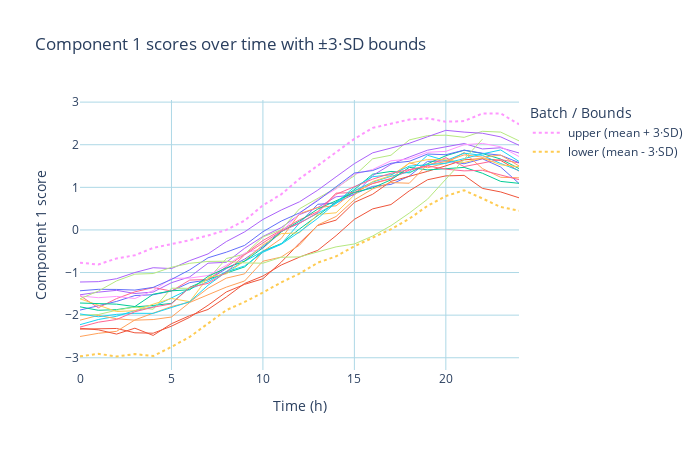
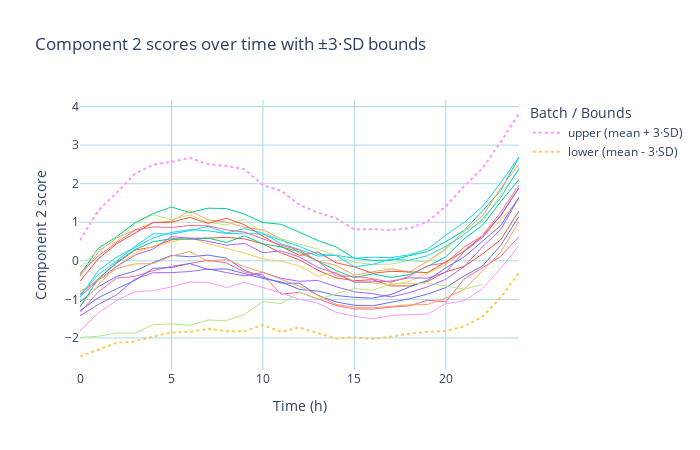

The notebook cell saved with these charts, in order:
### Code cell
#manually select components from elbow plot
bem.choose_n_components(2)
bem.plot_scores(components=2)

### Figure 1 — Plotly figure (JSON) as saved in the notebook; plotly's stock layout.template omitted (floating-point values rounded to 4 significant figures)
{"data": [{"hovertemplate": "time: %{x}<br>score: %{y}<extra>S1_syn_001</extra>", "line": {"width": 1}, "mode": "lines", "name": "S1_syn_001", "showlegend": false, "type": "scatter", "x": [0, 1, 2, 3, 4, 5, 6, 7, 8, 9, 10, 11, 12, 13, 14, 15, 16, 17, 18, 19, 20, 21, 22, 23, 24], "y": [-1.881, -1.771, -1.678, -1.54, -1.521, -1.434, -1.236, -1.175, -0.9068, -0.6849, -0.3881, -0.02566, 0.1622, 0.602, 0.6339, 0.8431, 1.022, 1.068, 1.265, 1.61, 1.621, 1.553, 1.671, 1.476, 1.092]}, {"hovertemplate": "time: %{x}<br>score: %{y}<extra>S1_syn_002</extra>", "line": {"width": 1}, "mode": "lines", "name": "S1_syn_002", "showlegend": false, "type": "scatter", "x": [0, 1, 2, 3, 4, 5, 6, 7, 8, 9, 10, 11, 12, 13, 14, 15, 16, 17, 18, 19, 20, 21, 22, 23, 24], "y": [-2.328, -2.325, -2.313, -2.414, -2.424, -2.259, -2.05, -1.768, -1.456, -1.277, -1.146, -0.7566, -0.3104, 0.1064, 0.2305, 0.6465, 0.8374, 1.14, 1.255, 1.375, 1.505, 1.646, 1.674, 1.632, 1.382]}, {"hovertemplate": "time: %{x}<br>score: %{y}<extra>S1_syn_003</extra>", "line": {"width": 1}, "mode": "lines", "name": "S1_syn_003", "showlegend": false, "type": "scatter", "x": [0, 1, 2, 3, 4, 5, 6, 7, 8, 9, 10, 11, 12, 13, 14, 15, 16, 17, 18, 19, 20, 21, 22, 23, 24], "y": [-1.804, -1.886, -1.87, -1.806, -1.773, -1.724, -1.345, -1.162, -1.012, -0.8679, -0.4957, -0.3216, 0.02122, 0.3424, 0.6561, 0.9463, 1.308, 1.373, 1.34, 1.554, 1.742, 1.871, 1.793, 1.664, 1.44]}, {"hovertemplate": "time: %{x}<br>score: %{y}<extra>S1_syn_004</extra>", "line": {"width": 1}, "mode": "lines", "name": "S1_syn_004", "showlegend": false, "type": "scatter", "x": [0, 1, 2, 3, 4, 5, 6, 7, 8, 9, 10, 11, 12, 13, 14, 15, 16, 17, 18, 19, 20, 21, 22, 23, 24], "y": [-1.522, -1.46, -1.418, -1.492, -1.458, -1.238, -1.102, -0.7802, -0.7594, -0.4308, -0.1539, 0.05427, 0.3609, 0.5264, 0.7783, 0.8234, 1.276, 1.54, 1.711, 1.872, 1.951, 2.029, 1.901, 1.929, 1.807]}, {"hovertemplate": "time: %{x}<br>score: %{y}<extra>S1_syn_005</extra>", "line": {"width": 1}, "mode": "lines", "name": "S1_syn_005", "showlegend": false, "type": "scatter", "x": [0, 1, 2, 3, 4, 5, 6, 7, 8, 9, 10, 11, 12, 13, 14, 15, 16, 17, 18, 19, 20, 21, 22, 23, 24], "y": [-2.501, -2.427, -2.38, -2.113, -1.953, -1.798, -1.693, -1.368, -1.131, -1.03, -0.504, -0.202, 0.3796, 0.5291, 0.5659, 0.9147, 1.087, 1.197, 1.575, 1.459, 1.568, 1.818, 1.441, 1.236, 1.223]}, {"hovertemplate": "time: %{x}<br>score: %{y}<extra>S1_syn_006</extra>", "line": {"width": 1}, "mode": "lines", "name": "S1_syn_006", "showlegend": false, "type": "scatter", "x": [0, 1, 2, 3, 4, 5, 6, 7, 8, 9, 10, 11, 12, 13, 14, 15, 16, 17, 18, 19, 20, 21, 22, 23, 24], "y": [-2.224, -2.103, -2.026, -1.893, -1.805, -1.587, -1.385, -1.214, -0.97, -0.7342, -0.5037, -0.3323, 0.1611, 0.4013, 0.6221, 0.9231, 1.123, 1.258, 1.364, 1.752, 1.625, 1.802, 1.75, 1.559, 1.393]}, {"hovertemplate": "time: %{x}<br>score: %{y}<extra>S1_syn_007</extra>", "line": {"width": 1}, "mode": "lines", "name": "S1_syn_007", "showlegend": false, "type": "scatter", "x": [0, 1, 2, 3, 4, 5, 6, 7, 8, 9, 10, 11, 12, 13, 14, 15, 16, 17, 18, 19, 20, 21, 22, 23, 24], "y": [-1.542, -1.827, -1.611, -1.453, -1.352, -1.435, -1.177, -1.163, -0.865, -0.5694, -0.2493, 0.003788, 0.2374, 0.4297, 0.864, 0.8748, 1.092, 1.207, 1.404, 1.501, 1.696, 1.488, 1.571, 1.652, 1.572]}, {"hovertemplate": "time: %{x}<br>score: %{y}<extra>S1_syn_008</extra>", "line": {"width": 1}, "mode": "lines", "name": "S1_syn_008", "showlegend": false, "type": "scatter", "x": [0, 1, 2, 3, 4, 5, 6, 7, 8, 9, 10, 11, 12, 13, 14, 15, 16, 17, 18, 19, 20, 21, 22, 23, 24], "y": [-2.0, -1.986, -1.884, -1.81, -1.862, -1.368, -1.37, -1.156, -0.6714, -0.5701, -0.1646, 0.004514, 0.4962, 0.7434, 0.9883, 1.272, 1.669, 1.753, 2.113, 2.213, 2.223, 2.173, 2.315, 2.297, 2.091]}, {"hovertemplate": "time: %{x}<br>score: %{y}<extra>S1_syn_009</extra>", "line": {"width": 1}, "mode": "lines", "name": "S1_syn_009", "showlegend": false, "type": "scatter", "x": [0, 1, 2, 3, 4, 5, 6, 7, 8, 9, 10, 11, 12, 13, 14, 15, 16, 17, 18, 19, 20, 21, 22, 23, 24], "y": [-1.548, -1.59, -1.56, -1.61, -1.423, -1.136, -1.13, -1.07, -0.831, -0.5458, -0.4345, -0.05067, 0.3822, 0.7167, 0.9629, 1.309, 1.418, 1.622, 1.666, 1.823, 1.844, 2.0, 2.031, 1.951, 1.724]}, {"hovertemplate": "time: %{x}<br>score: %{y}<extra>S1_syn_010</extra>", "line": {"width": 1}, "mode": "lines", "name": "S1_syn_010", "showlegend": false, "type": "scatter", "x": [0, 1, 2, 3, 4, 5, 6, 7, 8, 9, 10, 11, 12, 13, 14, 15, 16, 17, 18, 19, 20, 21, 22, 23, 24], "y": [-1.616, -1.774, -1.915, -1.896, -1.743, -1.608, -1.684, -1.114, -1.03, -0.7223, -0.35, -0.08661, -0.06766, 0.3635, 0.4024, 0.8221, 1.136, 1.276, 1.564, 1.652, 1.647, 1.582, 1.692, 1.528, 1.484]}, {"hovertemplate": "time: %{x}<br>score: %{y}<extra>S1_syn_011</extra>", "line": {"width": 1}, "mode": "lines", "name": "S1_syn_011", "showlegend": false, "type": "scatter", "x": [0, 1, 2, 3, 4, 5, 6, 7, 8, 9, 10, 11, 12, 13, 14, 15, 16, 17, 18, 19, 20, 21, 22, 23, 24], "y": [-1.428, -1.394, -1.397, -1.412, -1.348, -1.162, -0.9353, -0.6538, -0.522, -0.3627, -0.04218, 0.207, 0.4007, 0.69, 1.013, 1.336, 1.394, 1.565, 1.611, 1.782, 1.765, 1.873, 1.8, 1.753, 1.579]}, {"hovertemplate": "time: %{x}<br>score: %{y}<extra>S1_syn_012</extra>", "line": {"width": 1}, "mode": "lines", "name": "S1_syn_012", "showlegend": false, "type": "scatter", "x": [0, 1, 2, 3, 4, 5, 6, 7, 8, 9, 10, 11, 12, 13, 14, 15, 16, 17, 18, 19, 20, 21, 22, 23, 24], "y": [-2.307, -2.345, -2.444, -2.306, -2.476, -2.201, -2.012, -1.867, -1.574, -1.256, -1.082, -0.8233, -0.6379, -0.4786, -0.1346, 0.2489, 0.4939, 0.5957, 0.9172, 1.178, 1.269, 1.28, 0.9751, 0.8917, 0.7545]}, {"hovertemplate": "time: %{x}<br>score: %{y}<extra>S1_syn_013</extra>", "line": {"width": 1}, "mode": "lines", "name": "S1_syn_013", "showlegend": false, "type": "scatter", "x": [0, 1, 2, 3, 4, 5, 6, 7, 8, 9, 10, 11, 12, 13, 14, 15, 16, 17, 18, 19, 20, 21, 22, 23, 24], "y": [-1.715, -1.737, -1.742, -1.798, -1.51, -1.429, -1.405, -1.089, -0.8896, -0.7321, -0.4198, -0.04481, 0.2069, 0.49, 0.6907, 0.8795, 0.9872, 1.176, 1.469, 1.409, 1.437, 1.469, 1.331, 1.139, 1.094]}, {"hovertemplate": "time: %{x}<br>score: %{y}<extra>S1_syn_014</extra>", "line": {"width": 1}, "mode": "lines", "name": "S1_syn_014", "showlegend": false, "type": "scatter", "x": [0, 1, 2, 3, 4, 5, 6, 7, 8, 9, 10, 11, 12, 13, 14, 15, 16, 17, 18, 19, 20, 21, 22, 23, 24], "y": [-1.222, -1.214, -1.144, -0.9993, -0.8869, -0.9062, -0.7199, -0.5625, -0.2726, -0.04514, 0.246, 0.4672, 0.6611, 0.934, 1.247, 1.557, 1.81, 1.925, 2.034, 2.187, 2.337, 2.296, 2.269, 2.185, 1.987]}, {"hovertemplate": "time: %{x}<br>score: %{y}<extra>S1_syn_015</extra>", "line": {"width": 1}, "mode": "lines", "name": "S1_syn_015", "showlegend": false, "type": "scatter", "x": [0, 1, 2, 3, 4, 5, 6, 7, 8, 9, 10, 11, 12, 13, 14, 15, 16, 17, 18, 19, 20, 21, 22, 23, 24], "y": [-2.118, -2.006, -2.084, -2.118, -2.103, -2.044, -1.701, -1.513, -1.342, -1.198, -0.7339, -0.6372, -0.3564, 0.1157, 0.3159, 0.7073, 0.9629, 1.112, 1.096, 1.534, 1.603, 1.763, 1.709, 1.756, 1.502]}, {"hovertemplate": "time: %{x}<br>score: %{y}<extra>S1_syn_016</extra>", "line": {"width": 1}, "mode": "lines", "name": "S1_syn_016", "showlegend": false, "type": "scatter", "x": [0, 1, 2, 3, 4, 5, 6, 7, 8, 9, 10, 11, 12, 13, 14, 15, 16, 17, 18, 19, 20, 21, 22, 23, 24], "y": [-1.971, -2.038, -1.981, -1.957, -1.958, -1.821, -1.684, -1.298, -0.9837, -0.8453, -0.5247, -0.3365, -0.04615, 0.2745, 0.6323, 1.004, 1.249, 1.295, 1.497, 1.531, 1.564, 1.674, 1.785, 1.877, 1.609]}, {"hovertemplate": "time: %{x}<br>score: %{y}<extra>S1_syn_017</extra>", "line": {"width": 1}, "mode": "lines", "name": "S1_syn_017", "showlegend": false, "type": "scatter", "x": [0, 1, 2, 3, 4, 5, 6, 7, 8, 9, 10, 11, 12, 13, 14, 15, 16, 17, 18, 19, 20, 21, 22, 23, 24], "y": [-2.279, -2.166, -2.101, -1.919, -1.814, -1.734, -1.347, -1.254, -0.9924, -0.5846, -0.3053, -0.03004, 0.1552, 0.4073, 0.8371, 1.016, 1.192, 1.33, 1.414, 1.502, 1.426, 1.386, 1.4, 1.284, 1.18]}, {"hovertemplate": "time: %{x}<br>score: %{y}<extra>S2_syn_001</extra>", "line": {"width": 1}, "mode": "lines", "name": "S2_syn_001", "showlegend": false, "type": "scatter", "x": [0, 1, 2, 3, 4, 5, 6, 7, 8, 9, 10, 11, 12, 13, 14, 15, 16, 17, 18, 19, 20, 21, 22, 23, 24], "y": [-1.616, -1.436, -1.196, -1.038, -1.023, -0.8768, -0.7829, -0.7393, -0.7335, -0.7741, -0.7805, -0.6416, -0.6328, -0.5166, -0.3972, -0.3291, -0.1425, 0.0998, 0.3951, 0.7215, 1.188, 1.673, 2.129, NaN, NaN]}, {"hovertemplate": "time: %{x}<br>upper: %{y}<extra></extra>", "line": {"dash": "dot"}, "mode": "lines", "name": "upper (mean + 3·SD)", "type": "scatter", "x": [0, 1, 2, 3, 4, 5, 6, 7, 8, 9, 10, 11, 12, 13, 14, 15, 16, 17, 18, 19, 20, 21, 22, 23, 24], "y": [-0.7685, -0.8127, -0.6679, -0.5942, -0.4214, -0.3391, -0.2418, -0.1303, 6.365e-05, 0.2194, 0.5783, 0.8349, 1.2, 1.511, 1.831, 2.137, 2.395, 2.487, 2.591, 2.618, 2.541, 2.555, 2.733, 2.733, 2.48]}, {"hovertemplate": "time: %{x}<br>lower: %{y}<extra></extra>", "line": {"dash": "dot"}, "mode": "lines", "name": "lower (mean - 3·SD)", "type": "scatter", "x": [0, 1, 2, 3, 4, 5, 6, 7, 8, 9, 10, 11, 12, 13, 14, 15, 16, 17, 18, 19, 20, 21, 22, 23, 24], "y": [-2.968, -2.908, -2.971, -2.914, -2.96, -2.746, -2.509, -2.197, -1.882, -1.689, -1.471, -1.23, -1.026, -0.7689, -0.6189, -0.3822, -0.1828, 0.01718, 0.2632, 0.5654, 0.7936, 0.9314, 0.7378, 0.5391, 0.4509]}], "layout": {"height": 450, "legend": {"title": {"text": "Batch / Bounds"}}, "paper_bgcolor": "white", "plot_bgcolor": "white", "title": {"text": "Component 1 scores over time with ±3·SD bounds"}, "width": 700, "xaxis": {"gridcolor": "lightblue", "showgrid": true, "title": {"text": "Time (h)"}, "zeroline": false}, "yaxis": {"gridcolor": "lightblue", "showgrid": true, "title": {"text": "Component 1 score"}, "zeroline": false}}}

### Figure 2 — Plotly figure (JSON) as saved in the notebook; plotly's stock layout.template omitted (floating-point values rounded to 4 significant figures)
{"data": [{"hovertemplate": "time: %{x}<br>score: %{y}<extra>S1_syn_001</extra>", "line": {"width": 1}, "mode": "lines", "name": "S1_syn_001", "showlegend": false, "type": "scatter", "x": [0, 1, 2, 3, 4, 5, 6, 7, 8, 9, 10, 11, 12, 13, 14, 15, 16, 17, 18, 19, 20, 21, 22, 23, 24], "y": [-1.065, -0.6728, -0.4057, -0.265, -0.04673, 0.1408, 0.1045, 0.1479, 0.0702, -0.2437, -0.4234, -0.5775, -0.5825, -0.8943, -1.066, -1.153, -1.166, -1.072, -0.9866, -0.8624, -0.6929, -0.392, -0.1355, 0.3993, 1.152]}, {"hovertemplate": "time: %{x}<br>score: %{y}<extra>S1_syn_002</extra>", "line": {"width": 1}, "mode": "lines", "name": "S1_syn_002", "showlegend": false, "type": "scatter", "x": [0, 1, 2, 3, 4, 5, 6, 7, 8, 9, 10, 11, 12, 13, 14, 15, 16, 17, 18, 19, 20, 21, 22, 23, 24], "y": [-0.8685, -0.4703, -0.06286, 0.2762, 0.3614, 0.5474, 0.5844, 0.5877, 0.609, 0.5686, 0.4378, 0.2011, 0.02452, -0.2448, -0.4418, -0.5146, -0.4902, -0.6505, -0.6528, -0.5326, -0.2854, -0.1467, 0.1769, 0.5454, 1.295]}, {"hovertemplate": "time: %{x}<br>score: %{y}<extra>S1_syn_003</extra>", "line": {"width": 1}, "mode": "lines", "name": "S1_syn_003", "showlegend": false, "type": "scatter", "x": [0, 1, 2, 3, 4, 5, 6, 7, 8, 9, 10, 11, 12, 13, 14, 15, 16, 17, 18, 19, 20, 21, 22, 23, 24], "y": [-0.3709, 0.3276, 0.6226, 0.985, 1.224, 1.397, 1.251, 1.365, 1.356, 1.209, 0.9929, 0.9467, 0.7399, 0.5284, 0.3609, 0.06571, 0.0125, 0.01477, 0.1323, 0.2401, 0.498, 0.7868, 1.291, 1.822, 2.689]}, {"hovertemplate": "time: %{x}<br>score: %{y}<extra>S1_syn_004</extra>", "line": {"width": 1}, "mode": "lines", "name": "S1_syn_004", "showlegend": false, "type": "scatter", "x": [0, 1, 2, 3, 4, 5, 6, 7, 8, 9, 10, 11, 12, 13, 14, 15, 16, 17, 18, 19, 20, 21, 22, 23, 24], "y": [-1.429, -1.133, -0.8802, -0.4744, -0.3103, -0.3055, -0.2775, -0.212, -0.3043, -0.3894, -0.3041, -0.4536, -0.5314, -0.5087, -0.6717, -0.8041, -0.852, -0.9368, -0.8264, -0.6728, -0.4783, -0.1505, 0.3598, 0.8108, 1.638]}, {"hovertemplate": "time: %{x}<br>score: %{y}<extra>S1_syn_005</extra>", "line": {"width": 1}, "mode": "lines", "name": "S1_syn_005", "showlegend": false, "type": "scatter", "x": [0, 1, 2, 3, 4, 5, 6, 7, 8, 9, 10, 11, 12, 13, 14, 15, 16, 17, 18, 19, 20, 21, 22, 23, 24], "y": [-0.4021, 0.2217, 0.5935, 0.8035, 0.9881, 1.025, 1.302, 1.06, 1.005, 0.8706, 0.8014, 0.5683, 0.1896, -0.003969, -0.1201, -0.3711, -0.2848, -0.2078, -0.296, -0.01296, 0.3248, 0.7615, 1.161, 1.879, 2.505]}, {"hovertemplate": "time: %{x}<br>score: %{y}<extra>S1_syn_006</extra>", "line": {"width": 1}, "mode": "lines", "name": "S1_syn_006", "showlegend": false, "type": "scatter", "x": [0, 1, 2, 3, 4, 5, 6, 7, 8, 9, 10, 11, 12, 13, 14, 15, 16, 17, 18, 19, 20, 21, 22, 23, 24], "y": [-0.8842, -0.3621, -0.005374, 0.3753, 0.702, 0.6938, 0.7832, 0.8931, 0.7219, 0.8328, 0.7211, 0.4362, 0.293, 0.1237, 0.1432, 0.06813, 0.09367, 0.08084, 0.1583, 0.3021, 0.6651, 0.9954, 1.405, 2.025, 2.694]}, {"hovertemplate": "time: %{x}<br>score: %{y}<extra>S1_syn_007</extra>", "line": {"width": 1}, "mode": "lines", "name": "S1_syn_007", "showlegend": false, "type": "scatter", "x": [0, 1, 2, 3, 4, 5, 6, 7, 8, 9, 10, 11, 12, 13, 14, 15, 16, 17, 18, 19, 20, 21, 22, 23, 24], "y": [-1.338, -0.8039, -0.4489, -0.4041, -0.2539, -0.1414, -0.06881, 0.01392, -0.05705, -0.2898, -0.367, -0.8687, -0.813, -0.9928, -1.157, -1.247, -1.253, -1.201, -1.168, -1.022, -1.063, -0.4736, -0.1854, 0.112, 0.6322]}, {"hovertemplate": "time: %{x}<br>score: %{y}<extra>S1_syn_008</extra>", "line": {"width": 1}, "mode": "lines", "name": "S1_syn_008", "showlegend": false, "type": "scatter", "x": [0, 1, 2, 3, 4, 5, 6, 7, 8, 9, 10, 11, 12, 13, 14, 15, 16, 17, 18, 19, 20, 21, 22, 23, 24], "y": [-0.1595, 0.2796, 0.503, 0.953, 1.197, 1.067, 1.192, 0.9993, 0.9306, 1.076, 0.7175, 0.5679, 0.4281, 0.3074, 0.1429, -0.03431, -0.09419, -0.08435, 0.008899, -0.03227, 0.2874, 0.7718, 1.004, 1.717, 2.355]}, {"hovertemplate": "time: %{x}<br>score: %{y}<extra>S1_syn_009</extra>", "line": {"width": 1}, "mode": "lines", "name": "S1_syn_009", "showlegend": false, "type": "scatter", "x": [0, 1, 2, 3, 4, 5, 6, 7, 8, 9, 10, 11, 12, 13, 14, 15, 16, 17, 18, 19, 20, 21, 22, 23, 24], "y": [-1.814, -1.35, -1.028, -0.8025, -0.7764, -0.6762, -0.5472, -0.564, -0.6915, -0.5608, -0.6948, -0.8285, -0.9993, -1.096, -1.333, -1.435, -1.506, -1.419, -1.393, -1.382, -1.111, -1.035, -0.7202, -0.1979, 0.4022]}, {"hovertemplate": "time: %{x}<br>score: %{y}<extra>S1_syn_010</extra>", "line": {"width": 1}, "mode": "lines", "name": "S1_syn_010", "showlegend": false, "type": "scatter", "x": [0, 1, 2, 3, 4, 5, 6, 7, 8, 9, 10, 11, 12, 13, 14, 15, 16, 17, 18, 19, 20, 21, 22, 23, 24], "y": [-1.185, -0.6252, -0.1487, 0.1993, 0.3748, 0.491, 0.6063, 0.444, 0.3153, 0.2024, 0.05087, -0.01557, -0.1326, -0.3987, -0.2979, -0.53, -0.5756, -0.6186, -0.5341, -0.3177, -0.1037, 0.2857, 0.6017, 1.054, 1.604]}, {"hovertemplate": "time: %{x}<br>score: %{y}<extra>S1_syn_011</extra>", "line": {"width": 1}, "mode": "lines", "name": "S1_syn_011", "showlegend": false, "type": "scatter", "x": [0, 1, 2, 3, 4, 5, 6, 7, 8, 9, 10, 11, 12, 13, 14, 15, 16, 17, 18, 19, 20, 21, 22, 23, 24], "y": [-1.29, -0.9574, -0.7243, -0.5071, -0.1942, -0.1757, -0.06964, -0.2244, -0.2083, -0.3341, -0.4571, -0.5484, -0.7434, -0.7829, -0.8969, -0.9474, -0.9676, -0.8754, -0.6787, -0.5064, -0.1825, 0.09971, 0.515, 0.9141, 1.654]}, {"hovertemplate": "time: %{x}<br>score: %{y}<extra>S1_syn_012</extra>", "line": {"width": 1}, "mode": "lines", "name": "S1_syn_012", "showlegend": false, "type": "scatter", "x": [0, 1, 2, 3, 4, 5, 6, 7, 8, 9, 10, 11, 12, 13, 14, 15, 16, 17, 18, 19, 20, 21, 22, 23, 24], "y": [-0.5309, 0.05375, 0.4424, 0.7258, 0.9928, 1.001, 1.127, 0.9707, 1.104, 0.9336, 0.6381, 0.3689, 0.1404, 0.2301, -0.05059, -0.1571, -0.3236, -0.2717, -0.2892, -0.304, -0.02643, 0.2488, 0.6518, 1.168, 1.898]}, {"hovertemplate": "time: %{x}<br>score: %{y}<extra>S1_syn_013</extra>", "line": {"width": 1}, "mode": "lines", "name": "S1_syn_013", "showlegend": false, "type": "scatter", "x": [0, 1, 2, 3, 4, 5, 6, 7, 8, 9, 10, 11, 12, 13, 14, 15, 16, 17, 18, 19, 20, 21, 22, 23, 24], "y": [-1.192, -0.4693, -0.03872, 0.2892, 0.4972, 0.5727, 0.5574, 0.5899, 0.4756, 0.6481, 0.4391, 0.3605, 0.2373, 0.004223, -0.2501, -0.4379, -0.3379, -0.4302, -0.3595, -0.1474, 0.1047, 0.5711, 0.9166, 1.533, 2.105]}, {"hovertemplate": "time: %{x}<br>score: %{y}<extra>S1_syn_014</extra>", "line": {"width": 1}, "mode": "lines", "name": "S1_syn_014", "showlegend": false, "type": "scatter", "x": [0, 1, 2, 3, 4, 5, 6, 7, 8, 9, 10, 11, 12, 13, 14, 15, 16, 17, 18, 19, 20, 21, 22, 23, 24], "y": [-0.9341, -0.5003, -0.1467, 0.1452, 0.3068, 0.6287, 0.5839, 0.5071, 0.4056, 0.4512, 0.2105, 0.2564, 0.09999, -0.1712, -0.3264, -0.5552, -0.547, -0.5247, -0.4417, -0.45, -0.2928, 0.2369, 0.6043, 1.178, 1.891]}, {"hovertemplate": "time: %{x}<br>score: %{y}<extra>S1_syn_015</extra>", "line": {"width": 1}, "mode": "lines", "name": "S1_syn_015", "showlegend": false, "type": "scatter", "x": [0, 1, 2, 3, 4, 5, 6, 7, 8, 9, 10, 11, 12, 13, 14, 15, 16, 17, 18, 19, 20, 21, 22, 23, 24], "y": [-0.7987, -0.4908, -0.2037, -0.0797, -0.07193, 0.1218, 0.2414, -0.01123, 0.03726, -0.1536, -0.2944, -0.4803, -0.657, -0.8946, -1.131, -1.201, -1.218, -1.178, -1.141, -1.133, -0.9676, -0.7428, -0.2534, 0.2209, 1.02]}, {"hovertemplate": "time: %{x}<br>score: %{y}<extra>S1_syn_016</extra>", "line": {"width": 1}, "mode": "lines", "name": "S1_syn_016", "showlegend": false, "type": "scatter", "x": [0, 1, 2, 3, 4, 5, 6, 7, 8, 9, 10, 11, 12, 13, 14, 15, 16, 17, 18, 19, 20, 21, 22, 23, 24], "y": [-0.9429, -0.2562, 0.09179, 0.3478, 0.5931, 0.7363, 0.8072, 0.7784, 0.7099, 0.7148, 0.6905, 0.5348, 0.3748, 0.1729, 0.139, -0.1528, -0.09294, 0.04789, 0.01488, 0.1325, 0.3725, 0.6777, 1.074, 1.638, 2.404]}, {"hovertemplate": "time: %{x}<br>score: %{y}<extra>S1_syn_017</extra>", "line": {"width": 1}, "mode": "lines", "name": "S1_syn_017", "showlegend": false, "type": "scatter", "x": [0, 1, 2, 3, 4, 5, 6, 7, 8, 9, 10, 11, 12, 13, 14, 15, 16, 17, 18, 19, 20, 21, 22, 23, 24], "y": [-0.3205, 0.125, 0.4764, 0.791, 0.8791, 0.865, 0.9169, 0.9059, 0.8014, 0.7447, 0.5695, 0.4042, 0.2797, -0.00938, -0.3915, -0.4001, -0.4636, -0.5614, -0.4007, -0.1241, -0.05449, 0.3555, 0.6517, 1.259, 1.965]}, {"hovertemplate": "time: %{x}<br>score: %{y}<extra>S2_syn_001</extra>", "line": {"width": 1}, "mode": "lines", "name": "S2_syn_001", "showlegend": false, "type": "scatter", "x": [0, 1, 2, 3, 4, 5, 6, 7, 8, 9, 10, 11, 12, 13, 14, 15, 16, 17, 18, 19, 20, 21, 22, 23, 24], "y": [-1.985, -1.957, -1.871, -1.876, -1.655, -1.635, -1.674, -1.534, -1.553, -1.386, -1.056, -1.111, -0.8142, -1.001, -0.8531, -0.72, -0.7608, -0.5972, -0.5936, -0.5754, -0.652, -0.7364, -0.6162, NaN, NaN]}, {"hovertemplate": "time: %{x}<br>upper: %{y}<extra></extra>", "line": {"dash": "dot"}, "mode": "lines", "name": "upper (mean + 3·SD)", "type": "scatter", "x": [0, 1, 2, 3, 4, 5, 6, 7, 8, 9, 10, 11, 12, 13, 14, 15, 16, 17, 18, 19, 20, 21, 22, 23, 24], "y": [0.5354, 1.307, 1.767, 2.256, 2.496, 2.565, 2.669, 2.505, 2.461, 2.372, 1.961, 1.813, 1.451, 1.251, 1.104, 0.8139, 0.8209, 0.7984, 0.8419, 1.019, 1.413, 1.936, 2.396, 3.077, 3.82]}, {"hovertemplate": "time: %{x}<br>lower: %{y}<extra></extra>", "line": {"dash": "dot"}, "mode": "lines", "name": "lower (mean - 3·SD)", "type": "scatter", "x": [0, 1, 2, 3, 4, 5, 6, 7, 8, 9, 10, 11, 12, 13, 14, 15, 16, 17, 18, 19, 20, 21, 22, 23, 24], "y": [-2.481, -2.312, -2.126, -2.091, -1.962, -1.859, -1.844, -1.759, -1.825, -1.828, -1.664, -1.839, -1.725, -1.877, -2.015, -1.984, -2.024, -1.964, -1.892, -1.841, -1.819, -1.701, -1.452, -0.9501, -0.3023]}], "layout": {"height": 450, "legend": {"title": {"text": "Batch / Bounds"}}, "paper_bgcolor": "white", "plot_bgcolor": "white", "title": {"text": "Component 2 scores over time with ±3·SD bounds"}, "width": 700, "xaxis": {"gridcolor": "lightblue", "showgrid": true, "title": {"text": "Time (h)"}, "zeroline": false}, "yaxis": {"gridcolor": "lightblue", "showgrid": true, "title": {"text": "Component 2 score"}, "zeroline": false}}}
